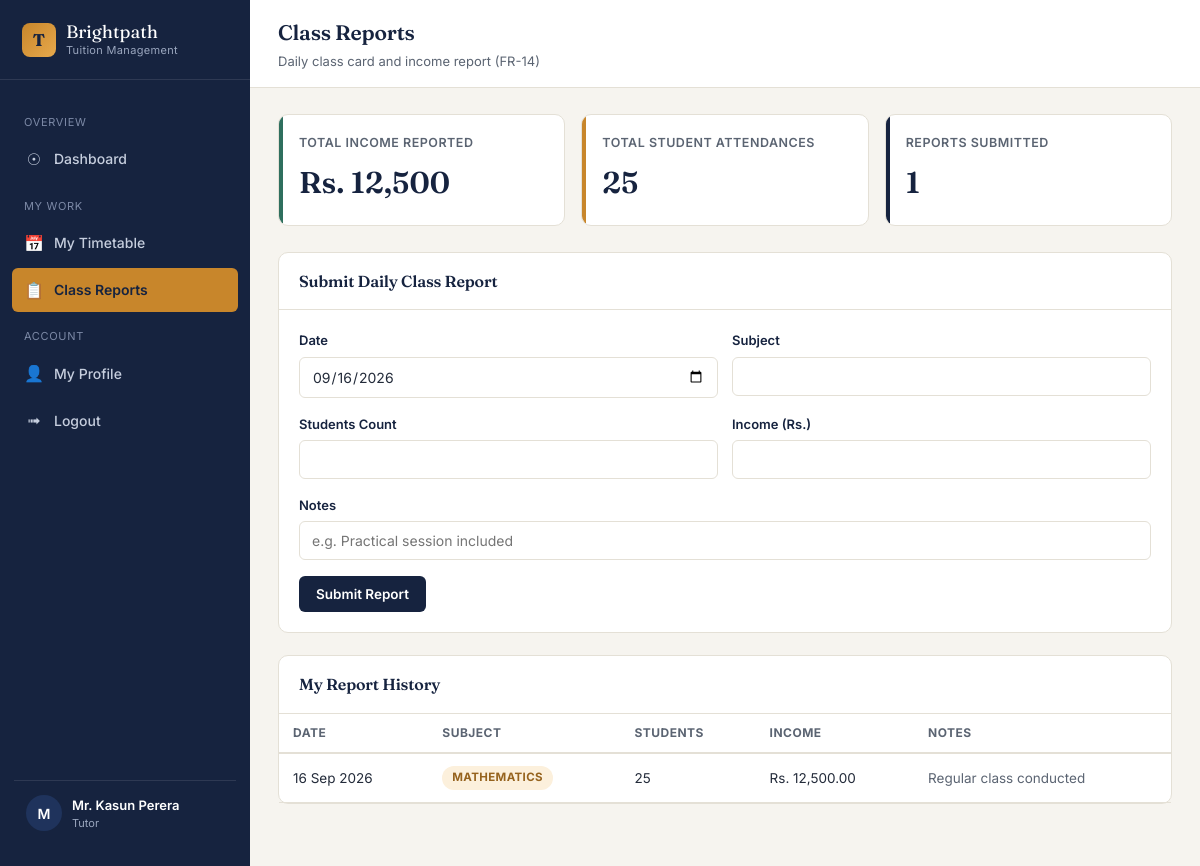
The app's page /tutor/report.php (signed in) with its own data.
### tables this page shows
CREATE TABLE `tutor_reports` (
  `report_id` INT AUTO_INCREMENT PRIMARY KEY,
  `tutor_id` INT NOT NULL,
  `report_date` DATE NOT NULL,
  `subject` VARCHAR(100) NOT NULL,
  `students_count` INT DEFAULT 0,
  `income` DECIMAL(10,2) DEFAULT 0.00,
  `notes` VARCHAR(255) DEFAULT NULL,
  `created_at` TIMESTAMP DEFAULT CURRENT_TIMESTAMP,
  FOREIGN KEY (`tutor_id`) REFERENCES `tutors`(`tutor_id`) ON DELETE CASCADE
);

### classes/Database.php (called while the page is built, shortened)
<?php
class Database
{
    private static ?Database $instance = null;
    private PDO $connection;
    private function __construct()
    {
        $dsn = "mysql:host=" . DB_HOST . ";dbname=" . DB_NAME . ";charset=" . DB_CHARSET;
        $options = [
            PDO::ATTR_ERRMODE            => PDO::ERRMODE_EXCEPTION,
            PDO::ATTR_DEFAULT_FETCH_MODE => PDO::FETCH_ASSOC,
            PDO::ATTR_EMULATE_PREPARES   => false,
        ];
        try {
            $this->connection = new PDO($dsn, DB_USER, DB_PASS, $options);
        } catch (PDOException $e) {
            die("Database Connection Failed: " . htmlspecialchars($e->getMessage()));
        }
    }
    public static function getInstance(): Database
    {
        if (self::$instance === null) {
            self::$instance = new Database();
        }
        return self::$instance;
    }
    public function select(string $sql, array $params = []): array
    {
        $stmt = $this->connection->prepare($sql);
        $stmt->execute($params);
        return $stmt->fetchAll();
    }
}

### classes/User.php (called while the page is built, shortened)
<?php
require_once __DIR__ . '/Database.php';
abstract class User
{
    public function __construct()
    {
        $this->db = Database::getInstance();
    }
}

### classes/Tutor.php (called while the page is built, shortened)
<?php
require_once __DIR__ . '/User.php';
class Tutor extends User
{
    public function getReports(int $tutorId): array
    {
        return $this->db->select(
            "SELECT * FROM tutor_reports WHERE tutor_id = :id ORDER BY report_date DESC",
            ['id' => $tutorId]
        );
    }
}

### includes/init.php (called while the page is built, shortened)
<?php
require_once __DIR__ . '/../config/database.php';
require_once __DIR__ . '/../classes/Database.php';
require_once __DIR__ . '/../classes/User.php';
require_once __DIR__ . '/../classes/Tutor.php';
function e(string $value): string
{
    return htmlspecialchars($value, ENT_QUOTES, 'UTF-8');
}

### tutor/report.php (the view, shortened to what this page needs)
<?php
require_once __DIR__ . '/../includes/init.php';
$tutorModel = new Tutor();
$tutorId = $_SESSION['user_id'];
$reports = $tutorModel->getReports($tutorId);
$totalIncome = array_sum(array_column($reports, 'income'));
$totalStudents = array_sum(array_column($reports, 'students_count'));
require_once __DIR__ . '/../includes/dashboard_header.php';
?>
<div class="stat-grid" style="grid-template-columns: repeat(auto-fit, minmax(200px,1fr));">
  <div class="stat-card c-teal"><div class="stat-bar"></div>
    <div class="stat-label">Total Income Reported</div>
    <div class="stat-value">Rs. <?= number_format($totalIncome, 0) ?></div>
  </div>
  <div class="stat-card c-brass"><div class="stat-bar"></div>
    <div class="stat-label">Total Student Attendances</div>
    <div class="stat-value"><?= (int)$totalStudents ?></div>
  </div>
  <div class="stat-card c-ink"><div class="stat-bar"></div>
    <div class="stat-label">Reports Submitted</div>
    <div class="stat-value"><?= count($reports) ?></div>
  </div>
</div>
<div class="panel">
  <div class="panel-header"><h3>Submit Daily Class Report</h3></div>
  <div class="panel-body">
    <form method="POST" action="report.php">
      <div class="form-row">
        <div class="form-group"><label>Date</label><input type="date" name="report_date" value="<?= date('Y-m-d') ?>" required></div>
        <div class="form-group"><label>Subject</label><input type="text" name="subject" required></div>
      </div>
      <div class="form-row">
        <div class="form-group"><label>Students Count</label><input type="number" name="students_count" min="0" required></div>
        <div class="form-group"><label>Income (Rs.)</label><input type="number" step="0.01" name="income" min="0" required></div>
      </div>
      <div class="form-group"><label>Notes</label><input type="text" name="notes" placeholder="e.g. Practical session included"></div>
      <button type="submit" name="save_report" class="btn btn-primary">Submit Report</button>
    </form>
  </div>
</div>
<div class="panel">
  <div class="panel-header"><h3>My Report History</h3></div>
  <div class="table-wrap">
    <table>
      <thead><tr><th>Date</th><th>Subject</th><th>Students</th><th>Income</th><th>Notes</th></tr></thead>
      <tbody>
        <?php foreach ($reports as $r): ?>
          <tr>
            <td><?= e(date('d M Y', strtotime($r['report_date']))) ?></td>
            <td><span class="badge badge-brass"><?= e($r['subject']) ?></span></td>
            <td><?= (int)$r['students_count'] ?></td>
            <td>Rs. <?= number_format($r['income'], 2) ?></td>
            <td class="text-soft"><?= e($r['notes'] ?: '-') ?></td>
          </tr>
        <?php endforeach; ?>
      </tbody>
    </table>
  </div>
</div>
<?php require_once __DIR__ . '/../includes/dashboard_footer.php'; ?>

### assets/css/style.css (style rules this page uses)
:root { --ink: #16233F; --ink-2: #1F335C; --brass: #C8862B; --brass-light: #E7A94C; --teal: #2F6F5E; --teal-light: #E4F0EC; --rose: #B5423B; --rose-light: #FBE8E6; --amber-light: #FCF0DC; --paper: #F6F4EF; --surface: #FFFFFF; --line: #E4E0D6; --text: #232B3A; --text-soft: #5B6472; --radius: 10px; --radius-sm: 6px; --shadow: 0 2px 10px rgba(22, 35, 63, 0.06); }
* { box-sizing: border-box; }
html, body { margin: 0; padding: 0; background: var(--paper); color: var(--text); font-family: 'Inter', -apple-system, BlinkMacSystemFont, sans-serif; font-size: 15px; line-height: 1.55; }
h1, h2, h3, h4, .brand-font { font-family: 'Fraunces', Georgia, serif; font-weight: 600; color: var(--ink); letter-spacing: -0.01em; margin: 0 0 0.4em 0; }
.stat-grid { display: grid; grid-template-columns: repeat(auto-fit, minmax(200px, 1fr)); gap: 16px; margin-bottom: 26px; }
.stat-card { background: var(--surface); border: 1px solid var(--line); border-radius: var(--radius); padding: 18px 20px; position: relative; overflow: hidden; }
.stat-card .stat-label { font-size: 12.5px; color: var(--text-soft); text-transform: uppercase; letter-spacing: 0.04em; margin-bottom: 8px; font-weight: 600; }
.stat-card .stat-value { font-family: 'Fraunces', serif; font-size: 30px; color: var(--ink); font-weight: 600; }
.stat-card .stat-bar { position: absolute; left: 0; top: 0; bottom: 0; width: 4px; }
.stat-card.c-brass .stat-bar { background: var(--brass); }
.stat-card.c-teal .stat-bar { background: var(--teal); }
.stat-card.c-ink .stat-bar { background: var(--ink); }
.panel { background: var(--surface); border: 1px solid var(--line); border-radius: var(--radius); margin-bottom: 22px; }
.panel-header { padding: 16px 20px; border-bottom: 1px solid var(--line); display: flex; align-items: center; justify-content: space-between; gap: 12px; flex-wrap: wrap; }
.panel-header h3 { font-size: 16px; margin: 0; }
.panel-body { padding: 20px; }
.btn { display: inline-flex; align-items: center; gap: 6px; padding: 9px 16px; border-radius: var(--radius-sm); border: 1px solid transparent; font-size: 13.5px; font-weight: 600; cursor: pointer; font-family: 'Inter', sans-serif; transition: transform 0.06s ease, background 0.15s ease, box-shadow .15s ease; }
.btn-primary { background: var(--ink); color: #fff; }
label { display: block; font-size: 13px; font-weight: 600; color: var(--ink); margin-bottom: 6px; }
.form-group { margin-bottom: 16px; }
input[type="text"], input[type="email"], input[type="password"], input[type="date"], input[type="time"], input[type="number"], input[type="tel"], input[type="file"], select, textarea { width: 100%; padding: 10px 12px; border: 1px solid var(--line); border-radius: var(--radius-sm); font-size: 14px; font-family: 'Inter', sans-serif; color: var(--text); background: #fff; transition: border-color .15s ease, box-shadow .15s ease; }
.form-row { display: grid; grid-template-columns: repeat(auto-fit, minmax(200px, 1fr)); gap: 14px; }
table { width: 100%; border-collapse: collapse; font-size: 13.5px; }
thead th { text-align: left; font-size: 12px; text-transform: uppercase; letter-spacing: 0.04em; color: var(--text-soft); padding: 10px 14px; border-bottom: 2px solid var(--line); font-weight: 700; }
tbody td { padding: 12px 14px; border-bottom: 1px solid var(--line); vertical-align: middle; }
.table-wrap { overflow-x: auto; }
.badge { display: inline-flex; align-items: center; gap: 4px; padding: 3px 10px; border-radius: 999px; font-size: 11.5px; font-weight: 700; text-transform: uppercase; letter-spacing: 0.03em; }
.badge-brass { background: var(--amber-light); color: #96631E; }
.text-soft { color: var(--text-soft); }

### records on screen
tutor_reports: report_date "16 Sep 2026", subject "MATHEMATICS", students_count "25", income "12,500.00", notes "Regular class conducted"

### other values on screen
substr($_SESSION['user_name'] ?? 'U', 0, 1) "M"
$_SESSION['user_name'] "Mr. Kasun Perera"
$role "Tutor"
$pageTitle "Class Reports"
$pageSubtitle "Daily class card and income report (FR-14)"
$totalIncome "12,500"
$totalStudents "25"
count($reports) "1"
